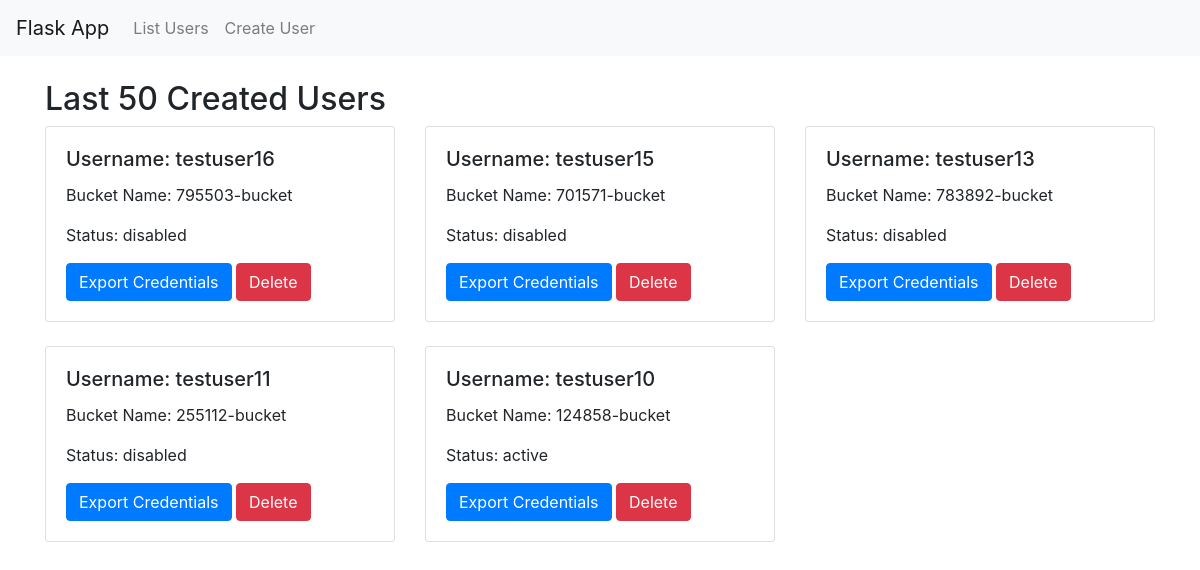
/list_users (signed in), run on an earlier commit of the app's database.
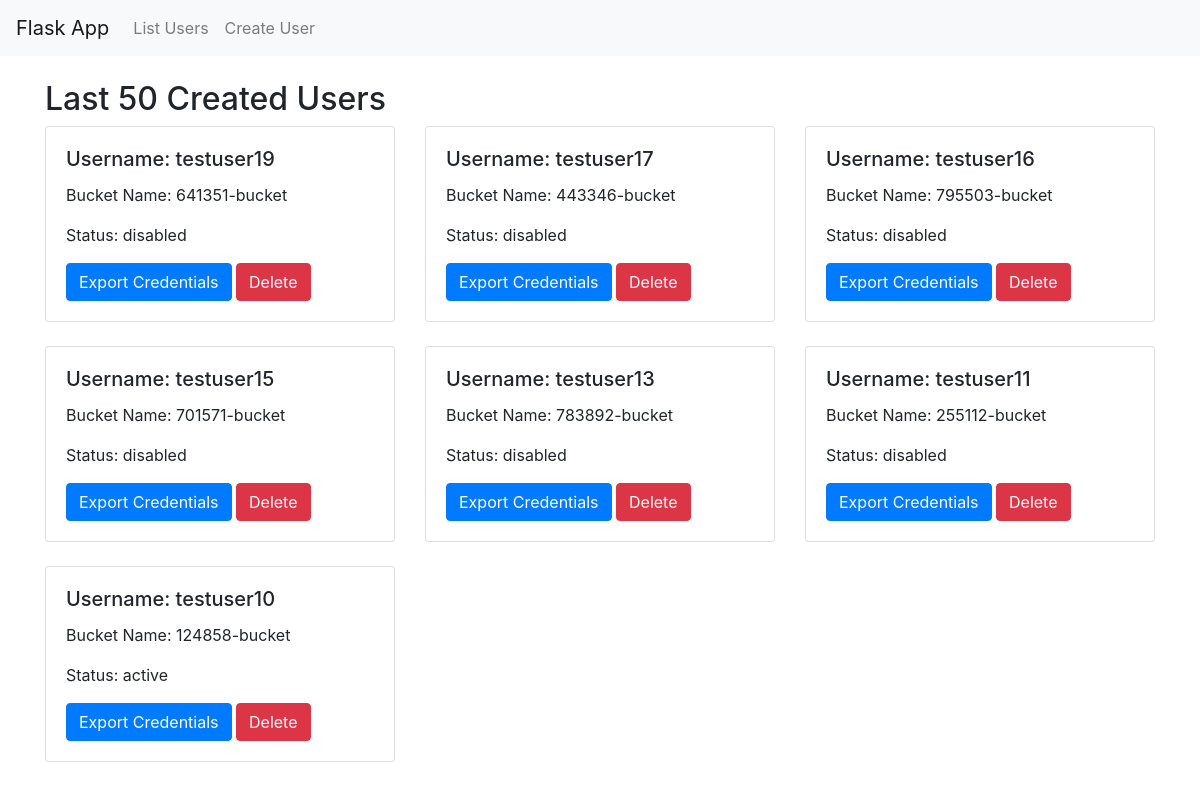
And on a later commit of the database.
### tables this page shows
CREATE TABLE users (
            id INTEGER PRIMARY KEY AUTOINCREMENT,
            user_id TEXT,
            user_name TEXT,
            bucket_name TEXT,
            access_key_id TEXT,
            secret_access_key TEXT,
            timestamp TEXT,
            status TEXT
        );

### app.py (the view)
@app.route('/list_users')
def list_users():
    if 'username' not in session:
        return redirect(url_for('login'))
    users = admin.get_last_50_users()
    return render_template('list_users.html', users=users)

### aws_admin.py (called while the page is built)
    def _get_connection(self):
        return sqlite3.connect(self.db_name, check_same_thread=False)

    def get_last_50_users(self):
        conn = self._get_connection()
        cursor = conn.cursor()
        cursor.execute("SELECT user_name, bucket_name, status, access_key_id, secret_access_key FROM users ORDER BY id DESC LIMIT 50")
        users = cursor.fetchall()
        conn.close()
        return users

### templates/list_users.html
{% extends 'base.html' %}
{% block content %}
<h2 class="mt-4">Last 50 Created Users</h2>
<div class="row">
    {% for user in users %}
    <div class="col-md-4">
        <div class="card mb-4">
            <div class="card-body">
                <h5 class="card-title">Username: {{ user[0] }}</h5>
                <p class="card-text">Bucket Name: {{ user[1] }}</p>
                <p class="card-text">Status: {{ user[2] }}</p>
                <a href="{{ url_for('export_credentials', user_name=user[0]) }}" class="btn btn-primary">Export Credentials</a>
                <a href="{{ url_for('delete_user', user_name=user[0]) }}" class="btn btn-danger">Delete</a>
            </div>
        </div>
    </div>
    {% endfor %}
</div>
{% endblock %}

What changed in the data, as far as the page shows it:
added users: user_name "testuser19", bucket_name "641351-bucket", status "disabled"
added users: user_name "testuser17", bucket_name "443346-bucket", status "disabled"
